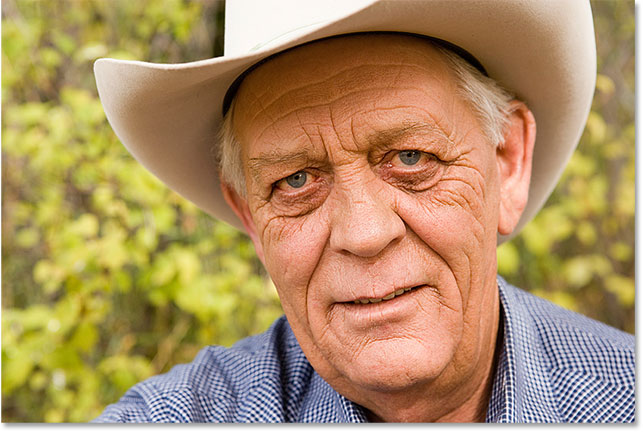
%> input picture Image_Processing/Lab5/wrinkle_face.jpg, 643 x 432 px
$ octave task4_1.m   (GNU Octave 9; MATLAB toolbox functions it lacks are replaced by stand-ins)
%> lines starting %> are read from the running program, lines starting %| are printed output that depends on the picture
### Image_Processing/Lab5/antiaging.m
function s = antiaging(r)
  [M,N] = size(r);
  a=1;
  b=1;
  new_imsize = zeros(M + 2*a,N + 2*b);
  new_imsize(1+a:M+a,1+b:N+b) = r;
  filter = zeros(3,3);
  filter_box(1,1) = 5;
  filter_box(1,2) = 7;
  filter_box(1,3) = 5;
  filter_box(2,1) = 7;
  filter_box(2,2) = 9;
  filter_box(2,3) = 7;
  filter_box(3,1) = 5;
  filter_box(3,2) = 7;
  filter_box(3,3) = 5;
  filter_box = filter_box/sum(sum(filter_box));
  s = zeros(size(r));
  for i = 1+a:M+a,
    for j = 1+b:N+b,
      k = new_imsize(i-a:i+a,j-b:j+b);
      s(i-a,j-b) = sum(sum(k.*filter_box));
    endfor
  endfor
  s = uint8(s);

endfunction

### Image_Processing/Lab5/task4_1.m
#Assume that you are working on some image enhancement application
#which gives following
#functionality to user.
#1) Anti-aging: Removes the wrinkles on the input face image.
#2) Beautify: Removes facial marks.
#Take any of the color photo of a face and implement any (or both)
#of the above functionality.

r = imread("wrinkle_face.jpg");
%> r is the input picture: size 432x643x3 uint8; mean R, G, B 173.5, 143.2, 100
face = r(75:400,200:500,:);
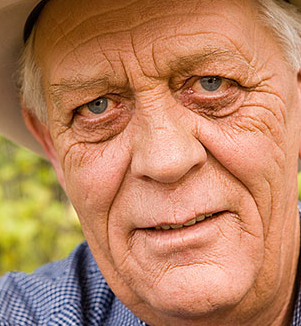
%> face: size 326x301x3 uint8; mean R, G, B 184.7, 129.5, 94.8
subplot(1,2,1);
imshow(face);
title("Wrinkled face");

s = uint8(zeros(size(face)));
s(:,:,1) = antiaging(face(:,:,1));
%> in antiaging, `new_imsize(1+a:M+a,1+b:N+b) = r;`:
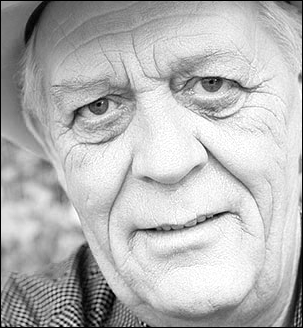
%> new_imsize: size 328x303 double; min 0, max 255, mean 182.4
%> s: size 326x301x3 uint8
s(:,:,2) = antiaging(face(:,:,2));
%> after the loop in antiaging (call 2), `for i = 1+a:M+a,`:
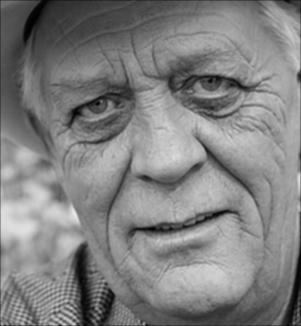
%> s: size 326x301 double; min 0.0877, max 234.2, mean 129.1
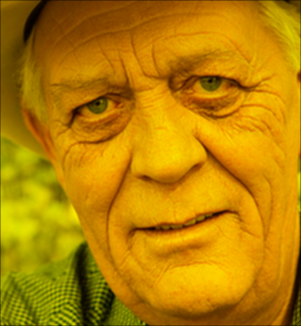
%> s: size 326x301x3 uint8; mean R, G, B 184.2, 129.1, 0
s(:,:,3) = antiaging(face(:,:,3));
%> in antiaging (call 3), `new_imsize(1+a:M+a,1+b:N+b) = r;`:
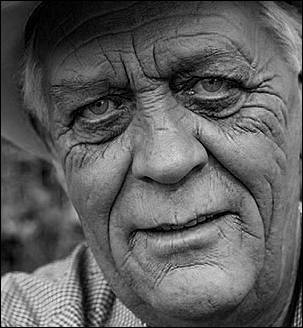
%> new_imsize: size 328x303 double; min 0, max 244, mean 93.6
%> after the loop in antiaging (call 3), `for i = 1+a:M+a,`:
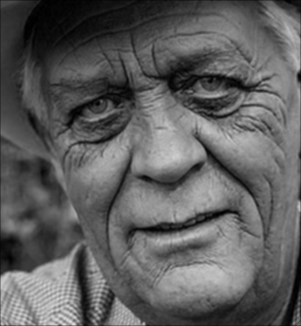
%> s: size 326x301 double; min 0, max 222.4, mean 94.5
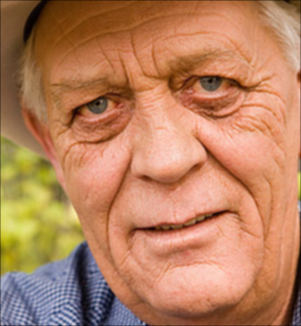
%> s: size 326x301x3 uint8; mean R, G, B 184.2, 129.1, 94.5
subplot(1,2,2);
imshow(s);
title("wrinkleless face");
